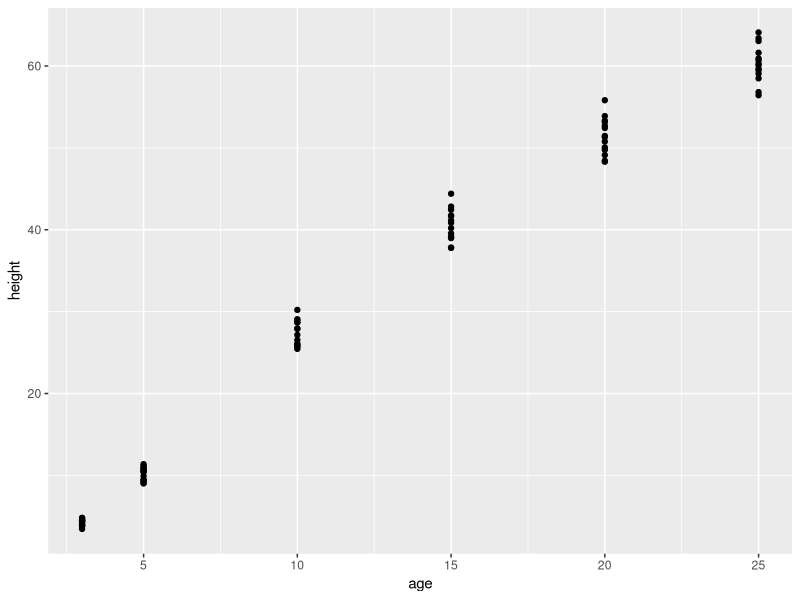

R code for this plot:
## ---- chunk 1

knitr::opts_chunk$set(echo = TRUE)
library(stringr)
library(ggplot2)


## ---- chunk 2
# Show your work here:
variable_1 = rep("1", times = 10)
variable_2 = c(1:10)
variable_3 = rep(TRUE, times = 10)
variable_4 = colors()[1:10]
dat1 = data.frame(variable_1)
dat2 = data.frame(variable_2)
dat3 = data.frame(variable_3)
dat4 = data.frame(variable_4)


## ---- chunk 3
# Show your work here:


dim(ChickWeight)

## ---- chunk 4

# Loblolly: The age variable
# Show your work here

Loblolly$age



## ---- chunk 5
# Loblolly: Rows with heights over 60 ft
# Show your work here

Loblolly[Loblolly$height > 60, ]


## ---- chunk 6

Formaldehyde$"double.optden" = Formaldehyde$optden * 2

Formaldehyde

## ---- chunk 7
# Show your work here

loblolly_graph = ggplot(data = Loblolly, mapping = aes( x = age, y = height)) + geom_point( )

loblolly_graph



